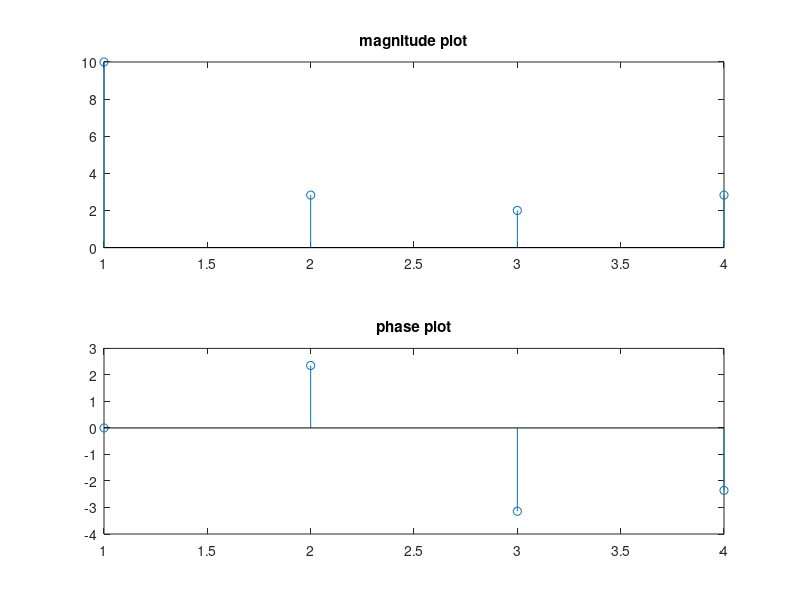

The MATLAB script that drew this image:
clc;
clear all;
close all;
x=[1 2 3 4]
L=length(x);
N=4;
x1=[x zeros(1,(N-L))];
for k=0:1:N-1;
    X(k+1)=0;
    for n=0:1:N-1;
     X(k+1)= X(k+1)+(x(n+1)*exp((-2*i*pi*k*n)/(N)));
    end
end
X
subplot(2,1,1);stem(abs(X))
title('magnitude plot')
subplot(2,1,2);stem(angle(X))
title('phase plot')